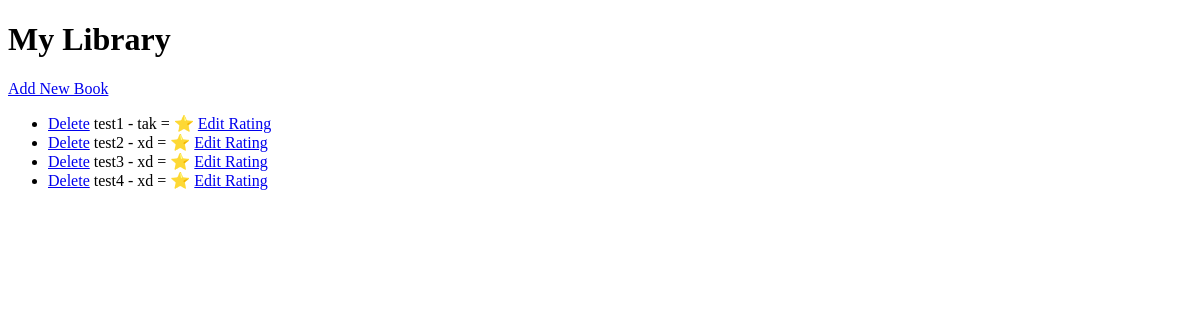
Before: / with the older database file.
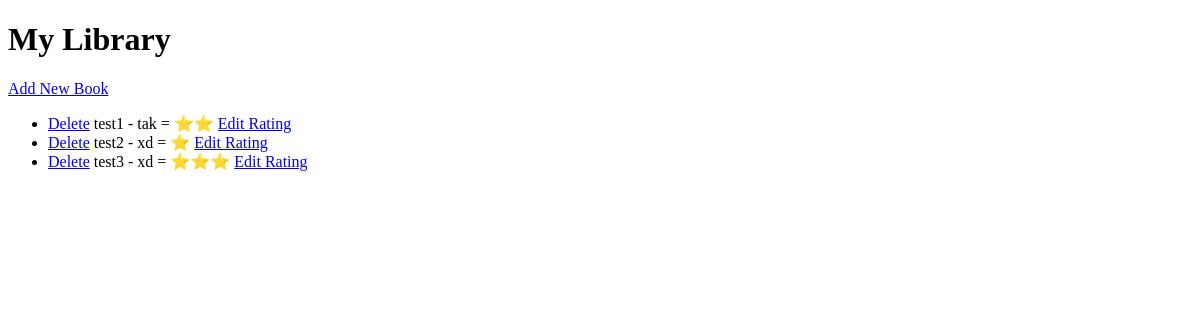
After: the same page with the newer database file.
### day 63 - Virtual Bookshelf/main.py (models this page shows)
class MyLibraryBooks(db.Model):
    id = db.Column(db.Integer, primary_key=True)
    title = db.Column(db.String(250), unique=True, nullable=False)  # nullable=False means can't be empty field
    author = db.Column(db.String(250), nullable=False)
    rating = db.Column(db.String(5), nullable=False)
    def __repr__(self):
        return f'<Book {self.title}>'

### day 63 - Virtual Bookshelf/main.py (the view)
@app.route('/')
def home():
    all_books = MyLibraryBooks.query.all()
    print(all_books)
    return render_template("index.html", all_books=all_books)

### day 63 - Virtual Bookshelf/templates/index.html (shortened to what this page needs)
<!DOCTYPE html>
<html lang="en">
<head>
</head>
<body>
    <h1>My Library</h1>
    <a href="{{ url_for('add') }}">Add New Book</a>
    {% if all_books %}
        <ul>
            {% for book in all_books: %}
            <li>
                <a href="{{ url_for('delete', id=book.id) }}">Delete</a>
                {{book.title}} - {{book.author}} = {{book.rating}}
                <a href="{{ url_for('edit', book_id=book.id) }}">Edit Rating</a>
            </li>
            {% endfor %}
        </ul>
    {% else %}
        <p>Library is empty :(</p>
    {% endif %}
</body>
</html>

Changed rows visible on the page:
removed MyLibraryBooks: title "test4", author "xd", rating "⭐"
changed MyLibraryBooks "test1": rating "⭐" → "⭐⭐"
changed MyLibraryBooks "test3": rating "⭐" → "⭐⭐⭐"
